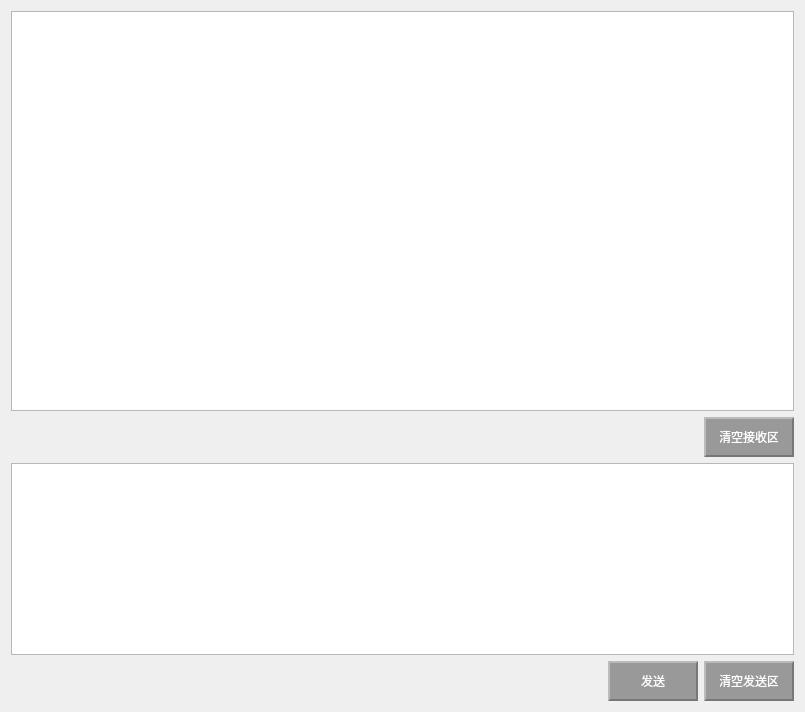
     <widget class="QWidget" name="Text">
      <attribute name="title">
       <string> Text </string>
      </attribute>
      <layout class="QGridLayout" name="gridLayout_2">
       <item row="0" column="0">
        <layout class="QVBoxLayout" name="verticalLayout">
         <item>
          <widget class="QPlainTextEdit" name="TextRxEdit">
           <property name="minimumSize">
            <size>
             <width>783</width>
             <height>400</height>
            </size>
           </property>
           <property name="readOnly">
            <bool>true</bool>
           </property>
          </widget>
         </item>
         <item>
          <layout class="QHBoxLayout" name="horizontalLayout">
           <item>
            <spacer name="horizontalSpacer">
             <property name="orientation">
              <enum>Qt::Orientation::Horizontal</enum>
             </property>
             <property name="sizeHint" stdset="0">
              <size>
               <width>568</width>
               <height>20</height>
              </size>
             </property>
            </spacer>
           </item>
           <item>
            <widget class="QPushButton" name="ClearTextTxBt">
             <property name="minimumSize">
              <size>
               <width>90</width>
               <height>40</height>
              </size>
             </property>
             <property name="maximumSize">
              <size>
               <width>90</width>
               <height>40</height>
              </size>
             </property>
             <property name="font">
              <font>
               <pointsize>9</pointsize>
              </font>
             </property>
             <property name="styleSheet">
              <string notr="true">QPushButton {
    background-color: #999999;
    color: white;
    border: none;
    padding: 6px 14px;

    border-top: 2px solid #bbbbbb;
    border-left: 2px solid #bbbbbb;
    border-right: 2px solid #777777;
    border-bottom: 2px solid #777777;
}

QPushButton:hover {
    background-color: #aaaaaa;
}

QPushButton:pressed {
    background-color: #888888;
    border-top: 2px solid #777777;
    border-left: 2px solid #777777;
    border-right: 2px solid #bbbbbb;
    border-bottom: 2px solid #bbbbbb;
}</string>
             </property>
             <property name="text">
              <string>清空接收区</string>
             </property>
            </widget>
           </item>
          </layout>
         </item>
        </layout>
       </item>
       <item row="1" column="0">
        <layout class="QVBoxLayout" name="verticalLayout_2">
         <item>
          <widget class="QTextEdit" name="TextTxEdit">
           <property name="minimumSize">
            <size>
             <width>783</width>
             <height>100</height>
            </size>
           </property>
          </widget>
         </item>
         <item>
          <layout class="QHBoxLayout" name="horizontalLayout_3">
           <item>
            <spacer name="horizontalSpacer_2">
             <property name="orientation">
              <enum>Qt::Orientation::Horizontal</enum>
             </property>
             <property name="sizeHint" stdset="0">
              <size>
               <width>40</width>
               <height>20</height>
              </size>
             </property>
            </spacer>
           </item>
           <item>
            <layout class="QHBoxLayout" name="horizontalLayout_2">
             <item>
              <widget class="QPushButton" name="TextSendRxBt">
               <property name="minimumSize">
                <size>
                 <width>90</width>
                 <height>40</height>
                </size>
               </property>
               <property name="maximumSize">
                <size>
                 <width>90</width>
                 <height>40</height>
                </size>
               </property>
               <property name="font">
                <font>
                 <pointsize>9</pointsize>
                </font>
               </property>
               <property name="styleSheet">
                <string notr="true">QPushButton {
    background-color: #999999;
    color: white;
    border: none;
    padding: 6px 14px;

    border-top: 2px solid #bbbbbb;
    border-left: 2px solid #bbbbbb;
    border-right: 2px solid #777777;
    border-bottom: 2px solid #777777;
}

QPushButton:hover {
    background-color: #aaaaaa;
}

QPushButton:pressed {
    background-color: #888888;
    border-top: 2px solid #777777;
    border-left: 2px solid #777777;
    border-right: 2px solid #bbbbbb;
    border-bottom: 2px solid #bbbbbb;
}</string>
               </property>
               <property name="text">
                <string>发送</string>
               </property>
              </widget>
             </item>
             <item>
              <widget class="QPushButton" name="ClearTextRxBt">
               <property name="minimumSize">
                <size>
                 <width>90</width>
                 <height>40</height>
                </size>
               </property>
               <property name="maximumSize">
                <size>
                 <width>90</width>
                 <height>40</height>
                </size>
               </property>
               <property name="font">
                <font>
                 <pointsize>9</pointsize>
                </font>
               </property>
               <property name="styleSheet">
                <string notr="true">QPushButton {
    background-color: #999999;
    color: white;
    border: none;
    padding: 6px 14px;

    border-top: 2px solid #bbbbbb;
    border-left: 2px solid #bbbbbb;
    border-right: 2px solid #777777;
    border-bottom: 2px solid #777777;
}

QPushButton:hover {
    background-color: #aaaaaa;
}

QPushButton:pressed {
    background-color: #888888;
    border-top: 2px solid #777777;
    border-left: 2px solid #777777;
    border-right: 2px solid #bbbbbb;
    border-bottom: 2px solid #bbbbbb;
}</string>
               </property>
               <property name="text">
                <string>清空发送区</string>
               </property>
              </widget>
             </item>
            </layout>
           </item>
          </layout>
         </item>
        </layout>
       </item>
      </layout>
     </widget>
